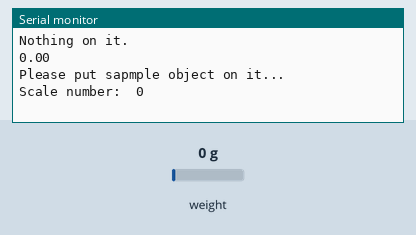
The sketch below on a simulated Arduino Uno, built with avr-gcc and run on an emulated ATmega328P. On the bench: the last lines printed to the serial monitor. The test bench sets the inputs (shaded band); at power-on: weight on the scale 0 g.

Above: at 3.2 s.
3.3 s: weight on the scale set to 100 g
At 4.6 s:
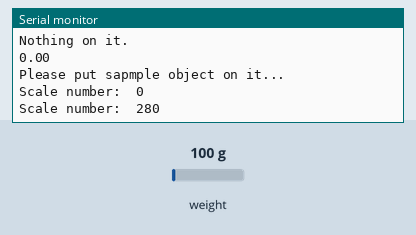
4.8 s: weight on the scale set to 1250 g
At 5.8 s:
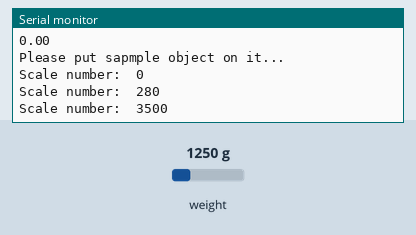
Timing chart, 0 to 7.8 s (numbered marks = the images above; inputs shaded):
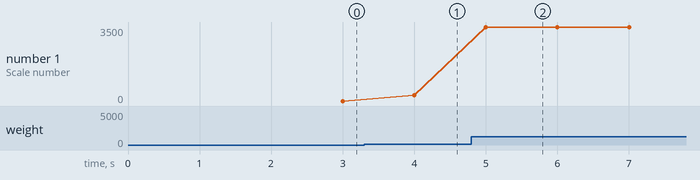

The sketch:

HX711_Calibration.ino
```cpp
/*
  本範例為HX711的校正程式

  需先安裝Bogdan Necula的HX711函式庫
  https://github.com/bogde/HX711

  傑森創工製作

  粉絲團：
  https://www.facebook.com/jasonshow

  傑森創工部落格：
  https://blog.jmaker.com.tw/

  傑森創工賣場：https://goo.gl/EWoPQ4

 */
#include "HX711.h"

// HX711 接線設定
const int DT_PIN = 6;
const int SCK_PIN = 5;
const int sample_weight = 150;  //基準物品的真實重量(公克)

HX711 scale;

void setup() {
  Serial.begin(9600);
  scale.begin(DT_PIN, SCK_PIN);
  scale.set_scale();  // 開始取得比例參數
  scale.tare();
  Serial.println("Nothing on it.");
  Serial.println(scale.get_units(10));
  Serial.println("Please put sapmple object on it..."); //提示放上基準物品

}

void loop() {
  float current_weight=scale.get_units(10);  // 取得10次數值的平均
  float scale_factor=(current_weight/sample_weight);
  Serial.print("Scale number:  ");
  Serial.println(scale_factor,0);  // 顯示比例參數，記起來，以便用在正式的程式中

}
```

Measured:
- after the input at 3.3 s, the serial monitor: prints a new line after 0.70 s (image 1)
- after the input at 4.8 s, the serial monitor: prints a new line after 0.20 s (image 2)
- plotted number 1: 0 → 280 after the input at 3.3 s, 280 → 3500 after the input at 4.8 s
